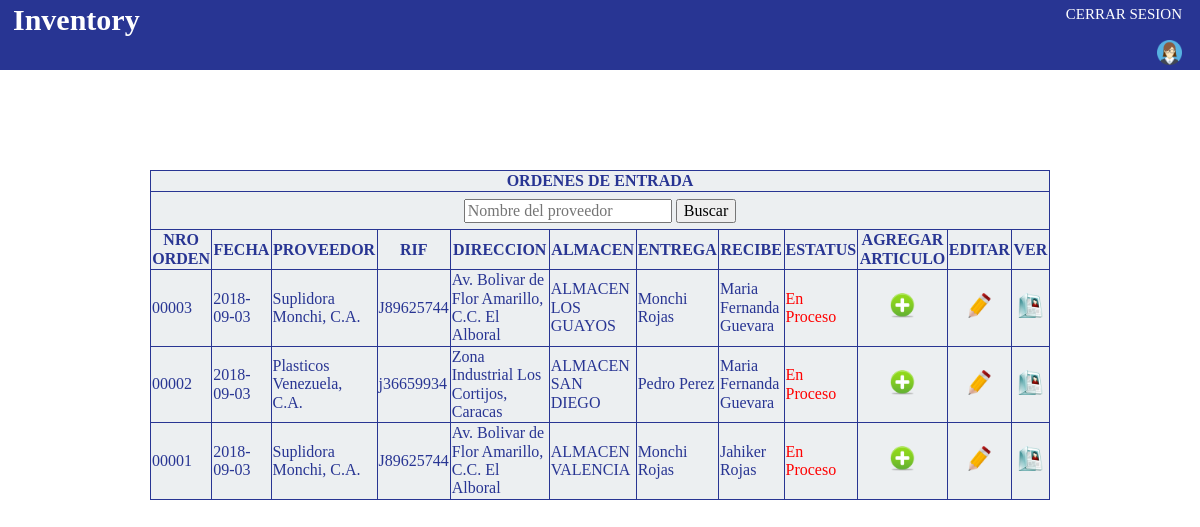
The page /listaOrdenesEntrada.php on the database its author committed.
### tables this page shows
CREATE TABLE IF NOT EXISTS `orden` (
  `id_orden` int(5) UNSIGNED ZEROFILL NOT NULL AUTO_INCREMENT,
  `tipo` varchar(30) NOT NULL,
  `fecha` date NOT NULL,
  `cliente_proveedor` varchar(30) NOT NULL,
  `rif` varchar(30) NOT NULL,
  `direccion` varchar(120) NOT NULL,
  `almacen` varchar(30) NOT NULL,
  `entrega` varchar(30) NOT NULL,
  `recibe` varchar(30) NOT NULL,
  `estatus` varchar(30) NOT NULL,
  PRIMARY KEY (`id_orden`)
);

### listaOrdenesEntrada.php (the view, shortened to what this page needs)
<?php
	include('conexion.php');
	if ($_SESSION['sexo']=='masculino') {
		include('bannerM.php');
	} else {
		include('bannerF.php');
	}
	$sql="SELECT * FROM orden WHERE tipo='entrada' ORDER BY id_orden DESC";
	$query=mysqli_query($link,$sql)or die(mysqli_error($link));
	$resultados=mysqli_num_rows($query);
?>
<!DOCTYPE html>
<html>
	<head>
		<link rel="stylesheet" type="text/css" href="css/normalize.css">
		<link rel="stylesheet" type="text/css" href="css/style.css">
	</head>
	<body>
		<table align="center" id="lista1" border="1">
			<tr>
				<th colspan="12">ORDENES DE ENTRADA</th>
			</tr>
			<tr>
				<form method="post">
					<th colspan="12" height="35px"><input type="text" name="buscar" placeholder="Nombre del proveedor">       <input type="submit" name="busqueda" value="Buscar"></th>
				</form>
			</tr>
			<tr>
				<th>NRO ORDEN</th>
				<th>FECHA</th>
				<th>PROVEEDOR</th>
				<th>RIF</th>
				<th>DIRECCION</th>
				<th>ALMACEN</th>
				<th>ENTREGA</th>
				<th>RECIBE</th>
				<th>ESTATUS</th>
				<th>AGREGAR ARTICULO</th>
				<th>EDITAR</th>
				<th>VER</th>
			</tr>
			<?php
				if ($resultados==0) { ?>
					<tr>
						<th colspan="12" style="color: red;"><?php echo "NO SE HAN REALIZADO ORDENES DE ENTRADA"; ?></th>
					</tr><?php
				} else {
					if (isset($_POST['buscar']) && $_POST['buscar']!='') {
						$sql1="SELECT * FROM orden WHERE cliente_proveedor LIKE '$_POST[buscar] %' OR cliente_proveedor LIKE '% $_POST[buscar] %' OR cliente_proveedor LIKE '% $_POST[buscar]' OR cliente_proveedor LIKE '%$_POST[buscar]%'";
						$query1=mysqli_query($link,$sql1)or die(mysqli_error($link));
						$resultados1=mysqli_num_rows($query1);
						if ($resultados1==0) { ?>
							<tr>
								<th colspan="9" style="color: red;"><?php echo "NO HAY RESULTADOS DE LA BUSQUEDA"; ?></th>
							</tr><?php
						} else {
							while ($row1=mysqli_fetch_array($query1)) { ?>
								<tr>
									<td><?php echo $row1['id_orden']; ?></td>
									<td><?php echo $row1['fecha']; ?></td>
									<td><?php echo $row1['cliente_proveedor']; ?></td>
									<td><?php echo $row1['rif']; ?></td>
									<td><?php echo $row1['direccion']; ?></td>
									<td><?php echo $row1['almacen']; ?></td>
									<td><?php echo $row1['entrega']; ?></td>
									<td><?php echo $row1['recibe']; ?></td>
									<?php
										if ($row1['estatus']=='En Proceso') { ?>
											<td><p style="color: red"><?php echo $row1['estatus']; ?></p></td><?php
										} else { ?>
											<td><p style="color: green"><?php echo $row1['estatus']; ?></p></td><?php
										}
									?>
									<th><a href="inventarioEntrada.php?pro=<?php print $row1[0] ?>"><img src="img/add-1-icon.png" id="modificar"></a></th>
									<th><a href="editarOrdenEntrada.php?pro=<?php print $row1[0] ?>"><img src="img/Pencil512_44200.png" id="modificar"></a></th>
									<th><a href="verOrdenEntrada.php?pro=<?php print $row1[0]; ?>"><img src="img/flash-live-system-ip-ver-1-3-icon-30.png" id="modificar"></a></th>
								</tr><?php
							}
						}
					} else {
						while ($row=mysqli_fetch_array($query)) { ?>
							<tr>
								<td><?php echo $row['id_orden']; ?></td>
								<td><?php echo $row['fecha']; ?></td>
								<td><?php echo $row['cliente_proveedor']; ?></td>
								<td><?php echo $row['rif']; ?></td>
								<td><?php echo $row['direccion']; ?></td>
								<td><?php echo $row['almacen']; ?></td>
								<td><?php echo $row['entrega']; ?></td>
								<td><?php echo $row['recibe']; ?></td>
								<?php
									if ($row['estatus']=='En Proceso') { ?>
										<td><p style="color: red"><?php echo $row['estatus']; ?></p></td>
										<th><a href="inventarioEntrada.php?pro=<?php print $row[0] ?>"><img src="img/add-1-icon.png" id="modificar"></a></th>
										<th><a href="editarOrdenEntrada.php?pro=<?php print $row[0] ?>"><img src="img/Pencil512_44200.png" id="modificar"></a></th>
										<th><a href="verOrdenEntrada.php?pro=<?php print $row[0]; ?>"><img src="img/flash-live-system-ip-ver-1-3-icon-30.png" id="modificar"></a></th><?php
									} ?>
							</tr><?php
						}
					}
				} ?>
		</table>
	</body>
</html>

### css/style.css (style rules this page uses)
#lista1 { margin-top: 100px; font-family: calibri; background-color: #eceff1; color: #283593; border-collapse: collapse; border-color: #283593; width: 75%; }
#modificar { height: 25px; padding: 5px; }

### rows shown on the page
orden: id_orden "00003", fecha "2018-09-03", cliente_proveedor "Suplidora Monchi, C.A.", rif "J89625744", direccion "Av. Bolivar de Flor Amarillo, C.C. El Alboral", almacen "ALMACEN LOS GUAYOS", entrega "Monchi Rojas", recibe "Maria Fernanda Guevara", estatus "En Proceso"
orden: id_orden "00002", fecha "2018-09-03", cliente_proveedor "Plasticos Venezuela, C.A.", rif "j36659934", direccion "Zona Industrial Los Cortijos, Caracas", almacen "ALMACEN SAN DIEGO", entrega "Pedro Perez", recibe "Maria Fernanda Guevara", estatus "En Proceso"
orden: id_orden "00001", fecha "2018-09-03", cliente_proveedor "Suplidora Monchi, C.A.", rif "J89625744", direccion "Av. Bolivar de Flor Amarillo, C.C. El Alboral", almacen "ALMACEN VALENCIA", entrega "Monchi Rojas", recibe "Jahiker Rojas", estatus "En Proceso"
